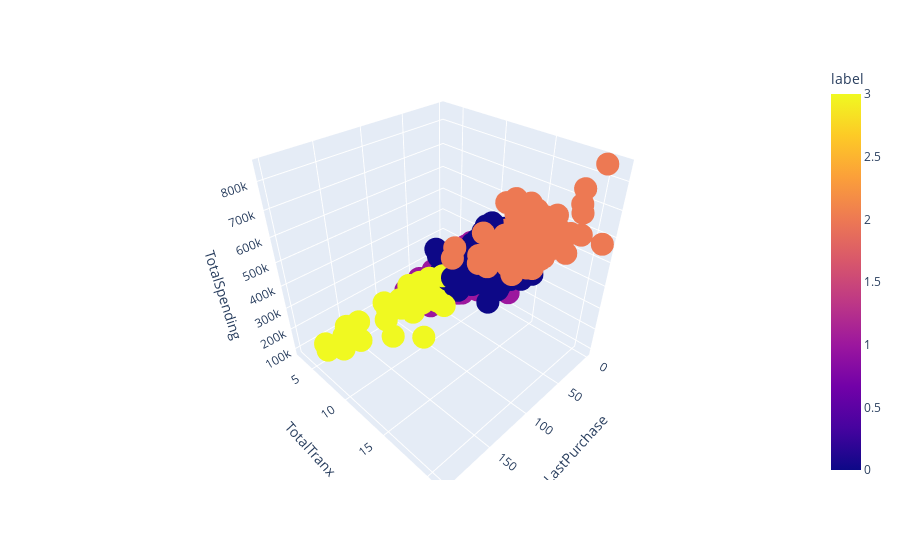

Notebook code cell kept with this figure:
### Markdown cell above
4 clusters can be clearly seen on pairplot with **LastPurchase** as one of the features. 

For better visualization, 3d graph might give better view for the clusters.

### Code cell
fig = px.scatter_3d(df_label,
                    x='LastPurchase', # Recency
                    y='TotalTranx', # Frequency
                    z='TotalSpending', # Monetary
                    color='label')
fig.show()

### Figure 1 — Plotly figure (JSON) as saved in the notebook; plotly's stock layout.template omitted (floating-point values rounded to 4 significant figures; data arrays with more than 128 entries replaced by an {"elided": "..."} marker saying what was removed)
{"data": [{"hovertemplate": "LastPurchase=%{x}<br>TotalTranx=%{y}<br>TotalSpending=%{z}<br>label=%{marker.color}<extra></extra>", "legendgroup": "", "marker": {"color": {"elided": "444 int values"}, "coloraxis": "coloraxis", "symbol": "circle"}, "mode": "markers", "name": "", "scene": "scene", "showlegend": false, "type": "scatter3d", "x": {"elided": "444 int values"}, "y": {"elided": "444 int values"}, "z": {"elided": "444 int values"}}], "layout": {"coloraxis": {"colorbar": {"title": {"text": "label"}}, "colorscale": [[0, "#0d0887"], [0.1111, "#46039f"], [0.2222, "#7201a8"], [0.3333, "#9c179e"], [0.4444, "#bd3786"], [0.5556, "#d8576b"], [0.6667, "#ed7953"], [0.7778, "#fb9f3a"], [0.8889, "#fdca26"], [1, "#f0f921"]]}, "legend": {"tracegroupgap": 0}, "margin": {"t": 60}, "scene": {"domain": {"x": [0, 1], "y": [0, 1]}, "xaxis": {"title": {"text": "LastPurchase"}}, "yaxis": {"title": {"text": "TotalTranx"}}, "zaxis": {"title": {"text": "TotalSpending"}}}}}
